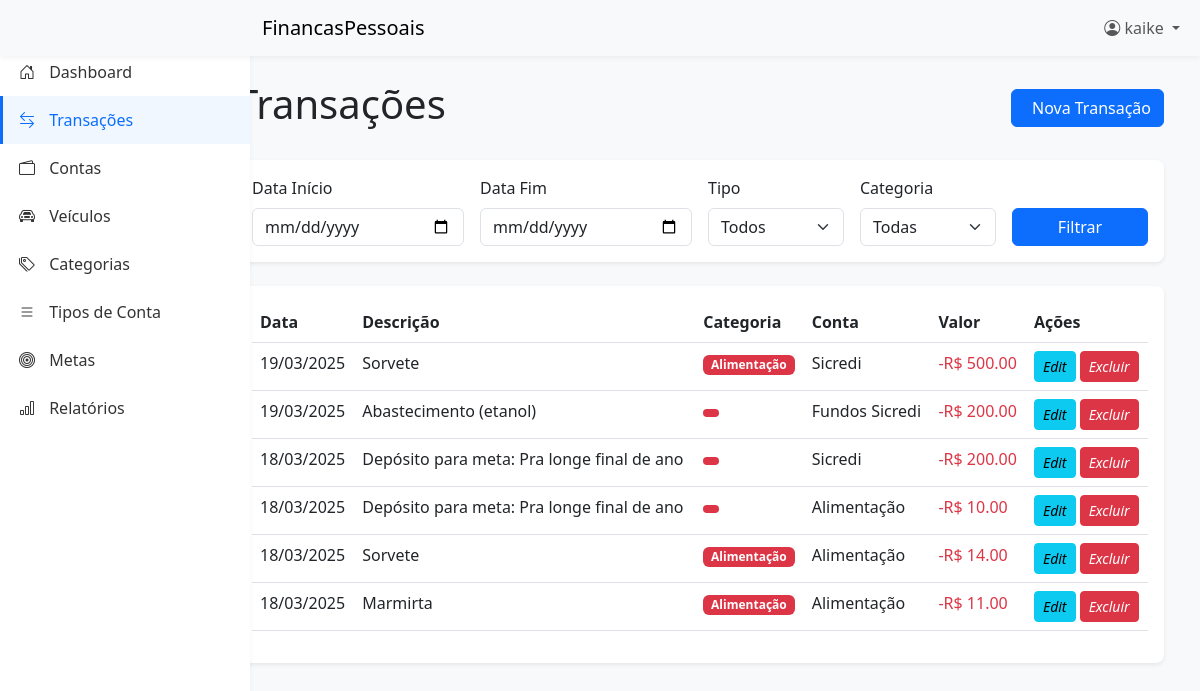
Before: /transacoes/ (signed in) with the older database file.
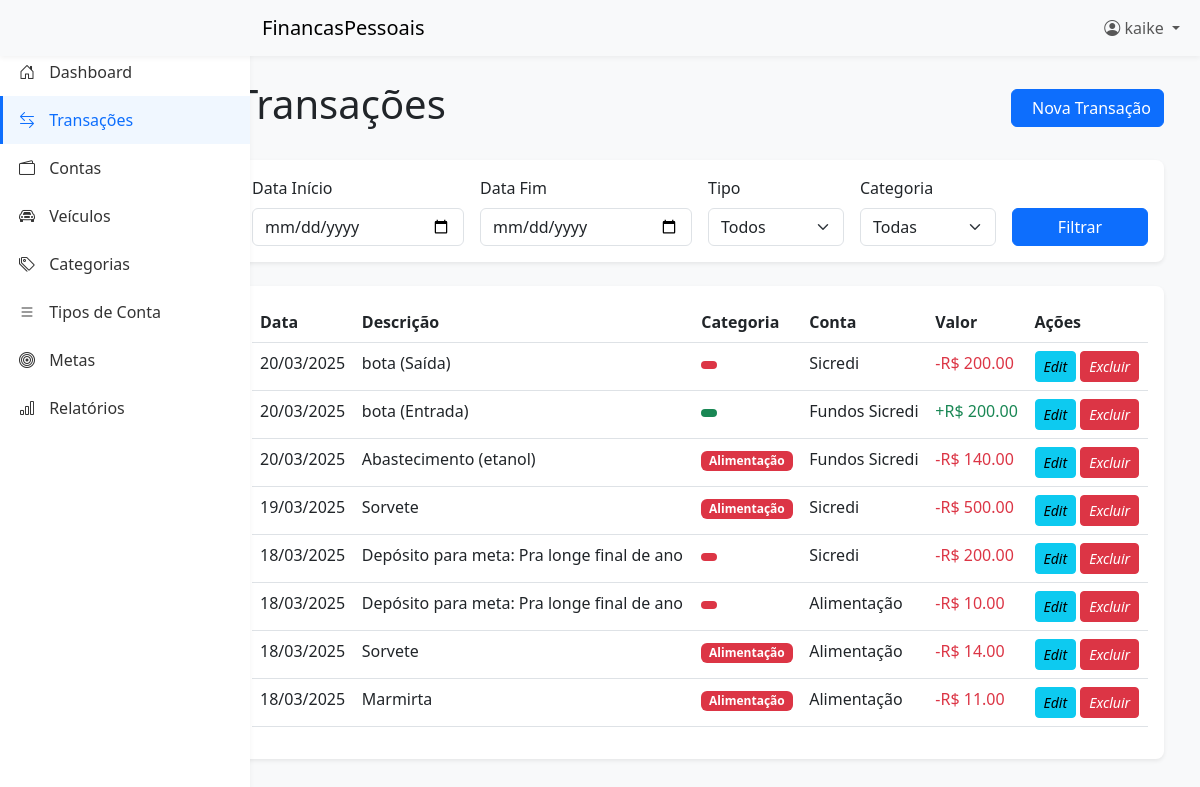
After: the same page with the newer database file.
### core/models.py (models this page shows, shortened)
class Transacao(models.Model):
    descricao = models.CharField(max_length=200)
    valor = models.DecimalField(max_digits=10, decimal_places=2)
    data = models.DateField(default=timezone.now)
    tipo = models.CharField(
        max_length=10, choices=[("receita", "Receita"), ("despesa", "Despesa")]
    )
    categoria = models.ForeignKey(Categoria, on_delete=models.SET_NULL, null=True)
    conta = models.ForeignKey(Conta, on_delete=models.CASCADE)
    usuario = models.ForeignKey(User, on_delete=models.CASCADE)
    observacao = models.TextField(blank=True, null=True)
    class Meta:
        verbose_name_plural = "Transações"
        ordering = ["-data"]  # Ordena do mais recente para o mais antigo

class Categoria(models.Model):
    nome = models.CharField(max_length=100)
    tipo = models.CharField(
        max_length=10, choices=[("receita", "Receita"), ("despesa", "Despesa")]
    )
    usuario = models.ForeignKey(User, on_delete=models.CASCADE)
    class Meta:
        verbose_name_plural = "Categorias"

class Conta(models.Model):
    nome = models.CharField(max_length=100)
    saldo = models.DecimalField(max_digits=10, decimal_places=2, default=0)
    tipo = models.ForeignKey(TipoConta, on_delete=models.SET_NULL, null=True)
    usuario = models.ForeignKey(User, on_delete=models.CASCADE)

### core/views.py (the view)
# urls.py: path("transacoes/", views.transacoes_lista, name="transacoes_lista"),
@login_required
def transacoes_lista(request):
    data_inicio = request.GET.get("data_inicio")
    data_fim = request.GET.get("data_fim")
    tipo = request.GET.get("tipo")
    categoria_id = request.GET.get("categoria")
    transacoes = Transacao.objects.filter(usuario=request.user)
    if data_inicio:
        transacoes = transacoes.filter(data__gte=data_inicio)
    if data_fim:
        transacoes = transacoes.filter(data__lte=data_fim)
    if tipo:
        transacoes = transacoes.filter(tipo=tipo)
    if categoria_id:
        transacoes = transacoes.filter(categoria_id=categoria_id)
    transacoes = transacoes.order_by("-data")
    paginator = Paginator(transacoes, 20)  # 20 itens por página
    page_number = request.GET.get("page")
    transacoes_paginadas = paginator.get_page(page_number)
    categorias = Categoria.objects.filter(usuario=request.user)
    contas = Conta.objects.filter(usuario=request.user)
    context = {
        "transacoes": transacoes_paginadas,
        "categorias": categorias,
        "contas": contas,
        "filtros": {
            "data_inicio": data_inicio,
            "data_fim": data_fim,
            "tipo": tipo,
            "categoria": categoria_id,
        },
    }
    return render(request, "core/transacoes_lista.html", context)

### templates/core/transacoes_lista.html (shortened to what this page needs)
{% extends 'base.html' %}
{% block content %}
<div class="container-fluid">
    <div class="d-flex justify-content-between align-items-center mb-4">
        <h1>Transações</h1>
        <a href="{% url 'core:transacao_criar' %}" class="btn btn-primary">
            Nova Transação
        </a>
    </div>
    <div class="card mb-4">
        <div class="card-body">
            <form method="get" class="row g-3">
                <div class="col-md-3">
                    <label for="data_inicio" class="form-label">Data Início</label>
                    <input type="date" class="form-control" id="data_inicio" name="data_inicio">
                </div>
                <div class="col-md-3">
                    <label for="data_fim" class="form-label">Data Fim</label>
                    <input type="date" class="form-control" id="data_fim" name="data_fim">
                </div>
                <div class="col-md-2">
                    <label for="tipo" class="form-label">Tipo</label>
                    <select class="form-select" id="tipo" name="tipo">
                        <option value="">Todos</option>
                    </select>
                </div>
                <div class="col-md-2">
                    <label for="categoria" class="form-label">Categoria</label>
                    <select class="form-select" id="categoria" name="categoria">
                        <option value="">Todas</option>
                    </select>
                </div>
                <div class="col-md-2 d-flex align-items-end">
                    <button type="submit" class="btn btn-primary w-100">Filtrar</button>
                </div>
            </form>
        </div>
    </div>
    <div class="card">
        <div class="card-body">
            <div class="table-responsive">
                <table class="table table-hover">
                    <thead>
                        <tr>
                            <th>Data</th>
                            <th>Descrição</th>
                            <th>Categoria</th>
                            <th>Conta</th>
                            <th>Valor</th>
                            <th>Ações</th>
                        </tr>
                    </thead>
                    <tbody>
                        {% for t in transacoes %}
                        <tr>
                            <td>{{ t.data|date:"d/m/Y" }}</td>
                            <td>{{ t.descricao }}</td>
                            <td>
                                <span
                                    class="badge {% if t.tipo == 'receita' %}bg-success{% else %}bg-danger{% endif %}">
                                    {{ t.categoria.nome }}
                                </span>
                            </td>
                            <td>{{ t.conta.nome }}</td>
                            <td class="{% if t.tipo == 'receita' %}text-success{% else %}text-danger{% endif %}">
                                {% if t.tipo == 'receita' %}+{% else %}-{% endif %}R$ {{ t.valor|floatformat:2 }}
                            </td>
                            <td>
                                <a href="#" class="btn btn-sm btn-info" data-bs-toggle="modal"
                                    data-bs-target="#modalEditarTransacao{{ t.id }}">
                                    <i class="fas fa-edit">Edit</i>
                                </a>
                                <a href="#" class="btn btn-sm btn-danger" data-bs-toggle="modal"
                                    data-bs-target="#modalExcluirTransacao{{ t.id }}">
                                    <i class="fas fa-trash">Excluir</i>
                                </a>
                            </td>
                        </tr>
                        {% empty %}
                        <tr>
                            <td colspan="6" class="text-center">Nenhuma transação encontrada</td>
                        </tr>
                        {% endfor %}
                    </tbody>
                </table>
            </div>
        </div>
    </div>
</div>
{% endblock %}

### templates/base.html (shortened to what this page needs)
<!DOCTYPE html>
<html lang="pt-br">
<head>
    <link href="https://cdn.jsdelivr.net/npm/bootstrap@5.3.0/dist/css/bootstrap.min.css" rel="stylesheet">
    <link href="https://cdn.jsdelivr.net/npm/bootstrap-icons@1.10.0/font/bootstrap-icons.css" rel="stylesheet">
</head>
<body>
    <nav class="navbar navbar-expand-lg navbar-light bg-light">
        <div class="container-fluid">
            <a class="navbar-brand" href="{% url 'core:dashboard' %}">FinancasPessoais</a>
            <div class="collapse navbar-collapse" id="navbarNav">
                <ul class="navbar-nav ms-auto">
                    <li class="nav-item dropdown">
                        <a class="nav-link dropdown-toggle" href="#" id="navbarDropdown" role="button" data-bs-toggle="dropdown" aria-expanded="false">
                            <i class="bi bi-person-circle"></i> {{ request.user.username }}
                        </a>
                    </li>
                </ul>
            </div>
        </div>
    </nav>
    <div class="container-fluid">
        <div class="row">
            <nav id="sidebar" class="col-md-3 col-lg-2 d-md-block sidebar collapse">
                <div class="position-sticky sidebar-sticky">
                    <ul class="nav flex-column">
                        <li class="nav-item">
                            <a class="nav-link {% if request.resolver_match.url_name == 'dashboard' %}active{% endif %}" href="{% url 'core:dashboard' %}">
                                <i class="bi bi-house-door"></i> Dashboard
                            </a>
                        </li>
                        <li class="nav-item">
                            <a class="nav-link {% if 'transacoes' in request.resolver_match.url_name %}active{% endif %}" href="{% url 'core:transacoes_lista' %}">
                                <i class="bi bi-arrow-left-right"></i> Transações
                            </a>
                        </li>
                        <li class="nav-item">
                            <a class="nav-link {% if 'contas' in request.resolver_match.url_name %}active{% endif %}" href="{% url 'core:contas_lista' %}">
                                <i class="bi bi-wallet2"></i> Contas
                            </a>
                        </li>
                        <li class="nav-item">
                            <a class="nav-link {% if 'veiculos' in request.resolver_match.url_name %}active{% endif %}" href="{% url 'veiculos:dashboard_veiculos' %}">
                                <i class="bi bi-car-front"></i> Veículos
                            </a>
                        </li>
                        <li class="nav-item">
                            <a class="nav-link {% if 'categorias' in request.resolver_match.url_name %}active{% endif %}" href="{% url 'core:categorias_lista' %}">
                                <i class="bi bi-tags"></i> Categorias
                            </a>
                        </li>
                        <li class="nav-item">
                            <a class="nav-link {% if 'tipos_conta' in request.resolver_match.url_name %}active{% endif %}" href="{% url 'core:tipos_conta_lista' %}">
                                <i class="bi bi-list accordion"></i> Tipos de Conta
                            </a>
                        </li>
                        <li class="nav-item">
                            <a class="nav-link {% if 'metas' in request.resolver_match.url_name %}active{% endif %}" href="{% url 'core:metas_lista' %}">
                                <i class="bi bi-bullseye"></i> Metas
                            </a>
                        </li>
                        <li class="nav-item">
                            <a class="nav-link {% if request.resolver_match.url_name == 'relatorios' %}active{% endif %}" href="{% url 'core:relatorios' %}">
                                <i class="bi bi-bar-chart"></i> Relatórios
                            </a>
                        </li>
                    </ul>
                </div>
            </nav>
            <main class="col-md-9 ms-sm-auto col-lg-10 px-md-4 main-content">
                <div class="content-wrapper">
                    {% block content %}
                    {% endblock %}
                </div>
            </main>
        </div>
    </div>
</body>
</html>

### templates/base.html (style rules this page uses)
:root { --primary-color: #0d6efd; --success-color: #198754; --danger-color: #dc3545; --sidebar-width: 250px; }
body { font-family: 'Segoe UI', Tahoma, Geneva, Verdana, sans-serif; background-color: #f8f9fa; }
.sidebar { position: fixed; top: 0; bottom: 0; left: 0; z-index: 100; padding: 48px 0 0; box-shadow: 0 2px 5px 0 rgba(0,0,0,.05); width: var(--sidebar-width); background-color: #fff; }
.sidebar-sticky { height: calc(100vh - 48px); overflow-x: hidden; overflow-y: auto; }
.sidebar .nav-link { color: #333; font-weight: 500; padding: 0.75rem 1rem; border-left: 3px solid transparent; }
.sidebar .nav-link.active { color: var(--primary-color); border-left: 3px solid var(--primary-color); background-color: #f0f7ff; }
.sidebar .nav-link i { margin-right: 10px; }
.main-content { margin-left: var(--sidebar-width); padding: 20px; }
.navbar { position: fixed; top: 0; right: 0; left: 0; z-index: 1030; padding-left: var(--sidebar-width); box-shadow: 0 2px 5px 0 rgba(0,0,0,.05); }
.content-wrapper { padding-top: 60px; }
.card { border: none; box-shadow: 0 0.125rem 0.25rem rgba(0, 0, 0, 0.075); border-radius: 0.5rem; margin-bottom: 1.5rem; }
.btn-primary { background-color: var(--primary-color); border-color: var(--primary-color); }
.btn-danger { background-color: var(--danger-color); border-color: var(--danger-color); }

Changed rows visible on the page:
removed Transacao: data "19/03/2025", descricao "Abastecimento (etanol)", conta.nome "Fundos Sicredi", valor "200.00"
added Transacao: data "20/03/2025", descricao "bota (Saída)", conta.nome "Sicredi", valor "200.00"
added Transacao: data "20/03/2025", descricao "bota (Entrada)", conta.nome "Fundos Sicredi", valor "200.00", tipo "receita" (drawn)
added Transacao: data "20/03/2025", descricao "Abastecimento (etanol)", categoria.nome "Alimentação", conta.nome "Fundos Sicredi", valor "140.00"
